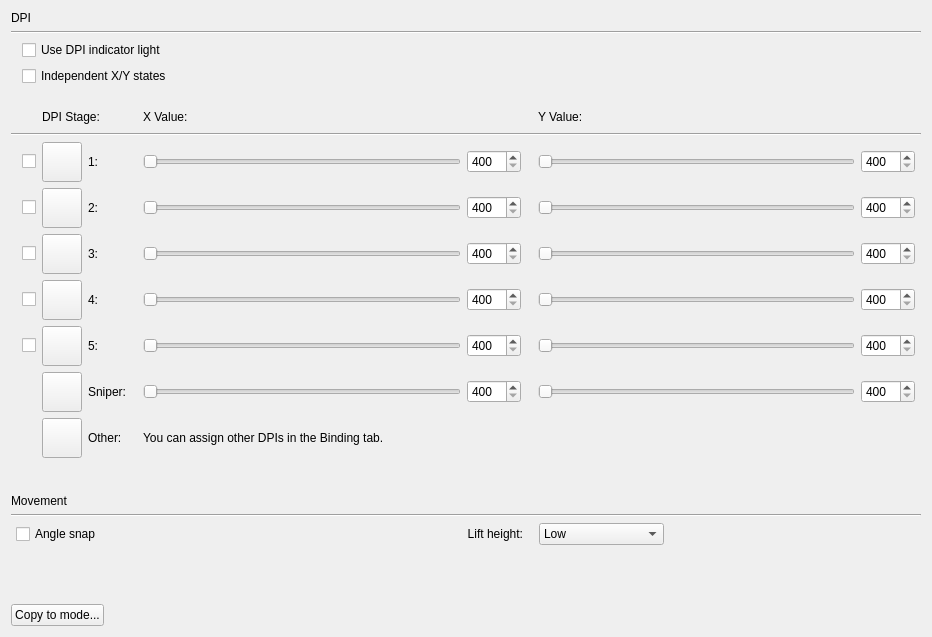
<?xml version="1.0" encoding="UTF-8"?>
<ui version="4.0">
 <class>MPerfWidget</class>
 <widget class="QWidget" name="MPerfWidget">
  <property name="geometry">
   <rect>
    <x>0</x>
    <y>0</y>
    <width>932</width>
    <height>637</height>
   </rect>
  </property>
  <property name="windowTitle">
   <string>Form</string>
  </property>
  <layout class="QVBoxLayout" name="verticalLayout">
   <item>
    <widget class="QLabel" name="label">
     <property name="text">
      <string>DPI</string>
     </property>
    </widget>
   </item>
   <item>
    <widget class="Line" name="line">
     <property name="orientation">
      <enum>Qt::Horizontal</enum>
     </property>
    </widget>
   </item>
   <item>
    <layout class="QGridLayout" name="gridLayout">
     <item row="6" column="1">
      <widget class="QCheckBox" name="eBox2">
       <property name="toolTip">
        <string>Uncheck this box to skip the stage while moving up or down.</string>
       </property>
       <property name="text">
        <string/>
       </property>
      </widget>
     </item>
     <item row="7" column="8">
      <widget class="QSlider" name="ySlider3">
       <property name="minimum">
        <number>0</number>
       </property>
       <property name="maximum">
        <number>1000</number>
       </property>
       <property name="singleStep">
        <number>10</number>
       </property>
       <property name="pageStep">
        <number>50</number>
       </property>
       <property name="value">
        <number>0</number>
       </property>
       <property name="orientation">
        <enum>Qt::Horizontal</enum>
       </property>
      </widget>
     </item>
     <item row="6" column="5">
      <widget class="QSlider" name="xSlider2">
       <property name="minimum">
        <number>0</number>
       </property>
       <property name="maximum">
        <number>1000</number>
       </property>
       <property name="singleStep">
        <number>10</number>
       </property>
       <property name="pageStep">
        <number>50</number>
       </property>
       <property name="value">
        <number>0</number>
       </property>
       <property name="orientation">
        <enum>Qt::Horizontal</enum>
       </property>
      </widget>
     </item>
     <item row="7" column="6">
      <widget class="QSpinBox" name="xBox3">
       <property name="minimum">
        <number>400</number>
       </property>
       <property name="maximum">
        <number>8500</number>
       </property>
       <property name="singleStep">
        <number>50</number>
       </property>
      </widget>
     </item>
     <item row="10" column="9">
      <widget class="QSpinBox" name="yBox0">
       <property name="minimum">
        <number>400</number>
       </property>
       <property name="maximum">
        <number>8500</number>
       </property>
       <property name="singleStep">
        <number>50</number>
       </property>
      </widget>
     </item>
     <item row="10" column="8">
      <widget class="QSlider" name="ySlider0">
       <property name="minimum">
        <number>0</number>
       </property>
       <property name="maximum">
        <number>1000</number>
       </property>
       <property name="singleStep">
        <number>10</number>
       </property>
       <property name="pageStep">
        <number>50</number>
       </property>
       <property name="value">
        <number>0</number>
       </property>
       <property name="orientation">
        <enum>Qt::Horizontal</enum>
       </property>
      </widget>
     </item>
     <item row="8" column="2">
      <widget class="ColorButton" name="iButton4">
       <property name="sizePolicy">
        <sizepolicy hsizetype="Fixed" vsizetype="Fixed">
         <horstretch>0</horstretch>
         <verstretch>0</verstretch>
        </sizepolicy>
       </property>
       <property name="minimumSize">
        <size>
         <width>0</width>
         <height>40</height>
        </size>
       </property>
       <property name="toolTip">
        <string>Tip: alt+click to set all colors at once</string>
       </property>
       <property name="text">
        <string/>
       </property>
      </widget>
     </item>
     <item row="9" column="2">
      <widget class="ColorButton" name="iButton5">
       <property name="sizePolicy">
        <sizepolicy hsizetype="Fixed" vsizetype="Fixed">
         <horstretch>0</horstretch>
         <verstretch>0</verstretch>
        </sizepolicy>
       </property>
       <property name="minimumSize">
        <size>
         <width>0</width>
         <height>40</height>
        </size>
       </property>
       <property name="toolTip">
        <string>Tip: alt+click to set all colors at once</string>
       </property>
       <property name="text">
        <string/>
       </property>
      </widget>
     </item>
     <item row="3" column="4">
      <spacer name="horizontalSpacer_4">
       <property name="orientation">
        <enum>Qt::Horizontal</enum>
       </property>
       <property name="sizeType">
        <enum>QSizePolicy::Fixed</enum>
       </property>
       <property name="sizeHint" stdset="0">
        <size>
         <width>5</width>
         <height>20</height>
        </size>
       </property>
      </spacer>
     </item>
     <item row="2" column="2">
      <spacer name="verticalSpacer_3">
       <property name="orientation">
        <enum>Qt::Vertical</enum>
       </property>
       <property name="sizeType">
        <enum>QSizePolicy::Fixed</enum>
       </property>
       <property name="sizeHint" stdset="0">
        <size>
         <width>20</width>
         <height>15</height>
        </size>
       </property>
      </spacer>
     </item>
     <item row="3" column="7">
      <spacer name="horizontalSpacer_5">
       <property name="orientation">
        <enum>Qt::Horizontal</enum>
       </property>
       <property name="sizeType">
        <enum>QSizePolicy::Fixed</enum>
       </property>
       <property name="sizeHint" stdset="0">
        <size>
         <width>5</width>
         <height>20</height>
        </size>
       </property>
      </spacer>
     </item>
     <item row="7" column="2">
      <widget class="ColorButton" name="iButton3">
       <property name="sizePolicy">
        <sizepolicy hsizetype="Fixed" vsizetype="Fixed">
         <horstretch>0</horstretch>
         <verstretch>0</verstretch>
        </sizepolicy>
       </property>
       <property name="minimumSize">
        <size>
         <width>0</width>
         <height>40</height>
        </size>
       </property>
       <property name="toolTip">
        <string>Tip: alt+click to set all colors at once</string>
       </property>
       <property name="text">
        <string/>
       </property>
      </widget>
     </item>
     <item row="3" column="5">
      <widget class="QLabel" name="label_12">
       <property name="sizePolicy">
        <sizepolicy hsizetype="Expanding" vsizetype="Preferred">
         <horstretch>0</horstretch>
         <verstretch>0</verstretch>
        </sizepolicy>
       </property>
       <property name="text">
        <string>X Value:</string>
       </property>
      </widget>
     </item>
     <item row="8" column="6">
      <widget class="QSpinBox" name="xBox4">
       <property name="minimum">
        <number>400</number>
       </property>
       <property name="maximum">
        <number>8500</number>
       </property>
       <property name="singleStep">
        <number>50</number>
       </property>
      </widget>
     </item>
     <item row="9" column="9">
      <widget class="QSpinBox" name="yBox5">
       <property name="minimum">
        <number>400</number>
       </property>
       <property name="maximum">
        <number>8500</number>
       </property>
       <property name="singleStep">
        <number>50</number>
       </property>
      </widget>
     </item>
     <item row="9" column="5">
      <widget class="QSlider" name="xSlider5">
       <property name="minimum">
        <number>0</number>
       </property>
       <property name="maximum">
        <number>1000</number>
       </property>
       <property name="singleStep">
        <number>10</number>
       </property>
       <property name="pageStep">
        <number>50</number>
       </property>
       <property name="value">
        <number>0</number>
       </property>
       <property name="orientation">
        <enum>Qt::Horizontal</enum>
       </property>
      </widget>
     </item>
     <item row="10" column="6">
      <widget class="QSpinBox" name="xBox0">
       <property name="minimum">
        <number>400</number>
       </property>
       <property name="maximum">
        <number>8500</number>
       </property>
       <property name="singleStep">
        <number>50</number>
       </property>
      </widget>
     </item>
     <item row="5" column="6">
      <widget class="QSpinBox" name="xBox1">
       <property name="sizePolicy">
        <sizepolicy hsizetype="Fixed" vsizetype="Fixed">
         <horstretch>0</horstretch>
         <verstretch>0</verstretch>
        </sizepolicy>
       </property>
       <property name="minimum">
        <number>400</number>
       </property>
       <property name="maximum">
        <number>8500</number>
       </property>
       <property name="singleStep">
        <number>50</number>
       </property>
      </widget>
     </item>
     <item row="6" column="9">
      <widget class="QSpinBox" name="yBox2">
       <property name="minimum">
        <number>400</number>
       </property>
       <property name="maximum">
        <number>8500</number>
       </property>
       <property name="singleStep">
        <number>50</number>
       </property>
      </widget>
     </item>
     <item row="7" column="9">
      <widget class="QSpinBox" name="yBox3">
       <property name="minimum">
        <number>400</number>
       </property>
       <property name="maximum">
        <number>8500</number>
       </property>
       <property name="singleStep">
        <number>50</number>
       </property>
      </widget>
     </item>
     <item row="8" column="5">
      <widget class="QSlider" name="xSlider4">
       <property name="minimum">
        <number>0</number>
       </property>
       <property name="maximum">
        <number>1000</number>
       </property>
       <property name="singleStep">
        <number>10</number>
       </property>
       <property name="pageStep">
        <number>50</number>
       </property>
       <property name="value">
        <number>0</number>
       </property>
       <property name="orientation">
        <enum>Qt::Horizontal</enum>
       </property>
      </widget>
     </item>
     <item row="10" column="5">
      <widget class="QSlider" name="xSlider0">
       <property name="minimum">
        <number>0</number>
       </property>
       <property name="maximum">
        <number>1000</number>
       </property>
       <property name="singleStep">
        <number>10</number>
       </property>
       <property name="pageStep">
        <number>50</number>
       </property>
       <property name="value">
        <number>0</number>
       </property>
       <property name="orientation">
        <enum>Qt::Horizontal</enum>
       </property>
      </widget>
     </item>
     <item row="6" column="2">
      <widget class="ColorButton" name="iButton2">
       <property name="sizePolicy">
        <sizepolicy hsizetype="Fixed" vsizetype="Fixed">
         <horstretch>0</horstretch>
         <verstretch>0</verstretch>
        </sizepolicy>
       </property>
       <property name="minimumSize">
        <size>
         <width>0</width>
         <height>40</height>
        </size>
       </property>
       <property name="toolTip">
        <string>Tip: alt+click to set all colors at once</string>
       </property>
       <property name="text">
        <string/>
       </property>
      </widget>
     </item>
     <item row="3" column="8">
      <widget class="QLabel" name="label_4">
       <property name="sizePolicy">
        <sizepolicy hsizetype="Expanding" vsizetype="Preferred">
         <horstretch>0</horstretch>
         <verstretch>0</verstretch>
        </sizepolicy>
       </property>
       <property name="text">
        <string>Y Value:</string>
       </property>
      </widget>
     </item>
     <item row="11" column="2">
      <widget class="ColorButton" name="iButtonO">
       <property name="sizePolicy">
        <sizepolicy hsizetype="Fixed" vsizetype="Fixed">
         <horstretch>0</horstretch>
         <verstretch>0</verstretch>
        </sizepolicy>
       </property>
       <property name="minimumSize">
        <size>
         <width>0</width>
         <height>40</height>
        </size>
       </property>
       <property name="toolTip">
        <string>Tip: alt+click to set all colors at once</string>
       </property>
       <property name="text">
        <string/>
       </property>
      </widget>
     </item>
     <item row="4" column="0" colspan="11">
      <widget class="Line" name="line_3">
       <property name="orientation">
        <enum>Qt::Horizontal</enum>
       </property>
      </widget>
     </item>
     <item row="6" column="8">
      <widget class="QSlider" name="ySlider2">
       <property name="minimum">
        <number>0</number>
       </property>
       <property name="maximum">
        <number>1000</number>
       </property>
       <property name="singleStep">
        <number>10</number>
       </property>
       <property name="pageStep">
        <number>50</number>
       </property>
       <property name="value">
        <number>0</number>
       </property>
       <property name="orientation">
        <enum>Qt::Horizontal</enum>
       </property>
      </widget>
     </item>
     <item row="5" column="9">
      <widget class="QSpinBox" name="yBox1">
       <property name="sizePolicy">
        <sizepolicy hsizetype="Fixed" vsizetype="Fixed">
         <horstretch>0</horstretch>
         <verstretch>0</verstretch>
        </sizepolicy>
       </property>
       <property name="minimum">
        <number>400</number>
       </property>
       <property name="maximum">
        <number>8500</number>
       </property>
       <property name="singleStep">
        <number>50</number>
       </property>
      </widget>
     </item>
     <item row="5" column="5">
      <widget class="QSlider" name="xSlider1">
       <property name="sizePolicy">
        <sizepolicy hsizetype="Expanding" vsizetype="Fixed">
         <horstretch>0</horstretch>
         <verstretch>0</verstretch>
        </sizepolicy>
       </property>
       <property name="minimum">
        <number>0</number>
       </property>
       <property name="maximum">
        <number>1000</number>
       </property>
       <property name="singleStep">
        <number>10</number>
       </property>
       <property name="pageStep">
        <number>50</number>
       </property>
       <property name="value">
        <number>0</number>
       </property>
       <property name="orientation">
        <enum>Qt::Horizontal</enum>
       </property>
      </widget>
     </item>
     <item row="6" column="6">
      <widget class="QSpinBox" name="xBox2">
       <property name="minimum">
        <number>400</number>
       </property>
       <property name="maximum">
        <number>8500</number>
       </property>
       <property name="singleStep">
        <number>50</number>
       </property>
      </widget>
     </item>
     <item row="0" column="0">
      <spacer name="horizontalSpacer">
       <property name="orientation">
        <enum>Qt::Horizontal</enum>
       </property>
       <property name="sizeType">
        <enum>QSizePolicy::Fixed</enum>
       </property>
       <property name="sizeHint" stdset="0">
        <size>
         <width>5</width>
         <height>20</height>
        </size>
       </property>
      </spacer>
     </item>
     <item row="5" column="2">
      <widget class="ColorButton" name="iButton1">
       <property name="sizePolicy">
        <sizepolicy hsizetype="Fixed" vsizetype="Fixed">
         <horstretch>0</horstretch>
         <verstretch>0</verstretch>
        </sizepolicy>
       </property>
       <property name="minimumSize">
        <size>
         <width>0</width>
         <height>40</height>
        </size>
       </property>
       <property name="toolTip">
        <string>Tip: alt+click to set all colors at once</string>
       </property>
       <property name="text">
        <string/>
       </property>
      </widget>
     </item>
     <item row="8" column="8">
      <widget class="QSlider" name="ySlider4">
       <property name="minimum">
        <number>0</number>
       </property>
       <property name="maximum">
        <number>1000</number>
       </property>
       <property name="singleStep">
        <number>10</number>
       </property>
       <property name="pageStep">
        <number>50</number>
       </property>
       <property name="value">
        <number>0</number>
       </property>
       <property name="orientation">
        <enum>Qt::Horizontal</enum>
       </property>
      </widget>
     </item>
     <item row="8" column="9">
      <widget class="QSpinBox" name="yBox4">
       <property name="minimum">
        <number>400</number>
       </property>
       <property name="maximum">
        <number>8500</number>
       </property>
       <property name="singleStep">
        <number>50</number>
       </property>
      </widget>
     </item>
     <item row="5" column="8">
      <widget class="QSlider" name="ySlider1">
       <property name="minimum">
        <number>0</number>
       </property>
       <property name="maximum">
        <number>1000</number>
       </property>
       <property name="singleStep">
        <number>10</number>
       </property>
       <property name="pageStep">
        <number>50</number>
       </property>
       <property name="value">
        <number>0</number>
       </property>
       <property name="orientation">
        <enum>Qt::Horizontal</enum>
       </property>
      </widget>
     </item>
     <item row="7" column="5">
      <widget class="QSlider" name="xSlider3">
       <property name="minimum">
        <number>0</number>
       </property>
       <property name="maximum">
        <number>1000</number>
       </property>
       <property name="singleStep">
        <number>10</number>
       </property>
       <property name="pageStep">
        <number>50</number>
       </property>
       <property name="value">
        <number>0</number>
       </property>
       <property name="orientation">
        <enum>Qt::Horizontal</enum>
       </property>
      </widget>
     </item>
     <item row="9" column="6">
      <widget class="QSpinBox" name="xBox5">
       <property name="minimum">
        <number>400</number>
       </property>
       <property name="maximum">
        <number>8500</number>
       </property>
       <property name="singleStep">
        <number>50</number>
       </property>
      </widget>
     </item>
     <item row="10" column="2">
      <widget class="ColorButton" name="iButton0">
       <property name="sizePolicy">
        <sizepolicy hsizetype="Fixed" vsizetype="Fixed">
         <horstretch>0</horstretch>
         <verstretch>0</verstretch>
        </sizepolicy>
       </property>
       <property name="minimumSize">
        <size>
         <width>0</width>
         <height>40</height>
        </size>
       </property>
       <property name="toolTip">
        <string>Tip: alt+click to set all colors at once</string>
       </property>
       <property name="text">
        <string/>
       </property>
      </widget>
     </item>
     <item row="9" column="8">
      <widget class="QSlider" name="ySlider5">
       <property name="minimum">
        <number>0</number>
       </property>
       <property name="maximum">
        <number>1000</number>
       </property>
       <property name="singleStep">
        <number>10</number>
       </property>
       <property name="pageStep">
        <number>50</number>
       </property>
       <property name="value">
        <number>0</number>
       </property>
       <property name="orientation">
        <enum>Qt::Horizontal</enum>
       </property>
      </widget>
     </item>
     <item row="11" column="5" colspan="5">
      <widget class="QLabel" name="label_3">
       <property name="text">
        <string>You can assign other DPIs in the Binding tab.</string>
       </property>
      </widget>
     </item>
     <item row="6" column="3">
      <widget class="QLabel" name="label_6">
       <property name="text">
        <string>2:</string>
       </property>
      </widget>
     </item>
     <item row="7" column="3">
      <widget class="QLabel" name="label_7">
       <property name="text">
        <string>3:</string>
       </property>
      </widget>
     </item>
     <item row="8" column="3">
      <widget class="QLabel" name="label_8">
       <property name="text">
        <string>4:</string>
       </property>
      </widget>
     </item>
     <item row="5" column="3">
      <widget class="QLabel" name="label_5">
       <property name="text">
        <string>1:</string>
       </property>
      </widget>
     </item>
     <item row="11" column="3">
      <widget class="QLabel" name="label_15">
       <property name="text">
        <string>Other:</string>
       </property>
      </widget>
     </item>
     <item row="9" column="3">
      <widget class="QLabel" name="label_13">
       <property name="text">
        <string>5:</string>
       </property>
      </widget>
     </item>
     <item row="10" column="3">
      <widget class="QLabel" name="label_14">
       <property name="text">
        <string>Sniper:</string>
       </property>
      </widget>
     </item>
     <item row="9" column="1">
      <widget class="QCheckBox" name="eBox5">
       <property name="toolTip">
        <string>Uncheck this box to skip the stage while moving up or down.</string>
       </property>
       <property name="text">
        <string/>
       </property>
      </widget>
     </item>
     <item row="8" column="1">
      <widget class="QCheckBox" name="eBox4">
       <property name="toolTip">
        <string>Uncheck this box to skip the stage while moving up or down.</string>
       </property>
       <property name="text">
        <string/>
       </property>
      </widget>
     </item>
     <item row="3" column="2" colspan="2">
      <widget class="QLabel" name="label_11">
       <property name="text">
        <string>DPI Stage:</string>
       </property>
      </widget>
     </item>
     <item row="7" column="1">
      <widget class="QCheckBox" name="eBox3">
       <property name="toolTip">
        <string>Uncheck this box to skip the stage while moving up or down.</string>
       </property>
       <property name="text">
        <string/>
       </property>
      </widget>
     </item>
     <item row="5" column="1">
      <widget class="QCheckBox" name="eBox1">
       <property name="toolTip">
        <string>Uncheck this box to skip the stage while moving up or down.</string>
       </property>
       <property name="text">
        <string/>
       </property>
      </widget>
     </item>
     <item row="0" column="1" colspan="5">
      <widget class="QCheckBox" name="indicBox">
       <property name="text">
        <string>Use DPI indicator light</string>
       </property>
      </widget>
     </item>
     <item row="1" column="1" colspan="5">
      <widget class="QCheckBox" name="xyBox">
       <property name="text">
        <string>Independent X/Y states</string>
       </property>
      </widget>
     </item>
    </layout>
   </item>
   <item>
    <spacer name="verticalSpacer">
     <property name="orientation">
      <enum>Qt::Vertical</enum>
     </property>
     <property name="sizeType">
      <enum>QSizePolicy::Fixed</enum>
     </property>
     <property name="sizeHint" stdset="0">
      <size>
       <width>20</width>
       <height>30</height>
      </size>
     </property>
    </spacer>
   </item>
   <item>
    <widget class="QLabel" name="label_2">
     <property name="text">
      <string>Movement</string>
     </property>
    </widget>
   </item>
   <item>
    <widget class="Line" name="line_2">
     <property name="orientation">
      <enum>Qt::Horizontal</enum>
     </property>
    </widget>
   </item>
   <item>
    <layout class="QGridLayout" name="gridLayout_2">
     <item row="0" column="5">
      <widget class="QWidget" name="widget_2" native="true">
       <property name="sizePolicy">
        <sizepolicy hsizetype="Expanding" vsizetype="Preferred">
         <horstretch>2</horstretch>
         <verstretch>0</verstretch>
        </sizepolicy>
       </property>
      </widget>
     </item>
     <item row="0" column="1">
      <widget class="QCheckBox" name="aSnapBox">
       <property name="sizePolicy">
        <sizepolicy hsizetype="Expanding" vsizetype="Fixed">
         <horstretch>2</horstretch>
         <verstretch>0</verstretch>
        </sizepolicy>
       </property>
       <property name="text">
        <string>Angle snap</string>
       </property>
      </widget>
     </item>
     <item row="0" column="0">
      <spacer name="horizontalSpacer_2">
       <property name="orientation">
        <enum>Qt::Horizontal</enum>
       </property>
       <property name="sizeType">
        <enum>QSizePolicy::Fixed</enum>
       </property>
       <property name="sizeHint" stdset="0">
        <size>
         <width>5</width>
         <height>20</height>
        </size>
       </property>
      </spacer>
     </item>
     <item row="0" column="3">
      <spacer name="horizontalSpacer_3">
       <property name="orientation">
        <enum>Qt::Horizontal</enum>
       </property>
       <property name="sizeType">
        <enum>QSizePolicy::Fixed</enum>
       </property>
       <property name="sizeHint" stdset="0">
        <size>
         <width>10</width>
         <height>20</height>
        </size>
       </property>
      </spacer>
     </item>
     <item row="0" column="4">
      <widget class="QComboBox" name="lHeightBox">
       <property name="sizePolicy">
        <sizepolicy hsizetype="Expanding" vsizetype="Fixed">
         <horstretch>1</horstretch>
         <verstretch>0</verstretch>
        </sizepolicy>
       </property>
       <item>
        <property name="text">
         <string>Low</string>
        </property>
       </item>
       <item>
        <property name="text">
         <string>Medium-low</string>
        </property>
       </item>
       <item>
        <property name="text">
         <string>Medium</string>
        </property>
       </item>
       <item>
        <property name="text">
         <string>Medium-high</string>
        </property>
       </item>
       <item>
        <property name="text">
         <string>High</string>
        </property>
       </item>
      </widget>
     </item>
     <item row="0" column="2">
      <widget class="QLabel" name="label_25">
       <property name="sizePolicy">
        <sizepolicy hsizetype="Expanding" vsizetype="Preferred">
         <horstretch>2</horstretch>
         <verstretch>0</verstretch>
        </sizepolicy>
       </property>
       <property name="text">
        <string>Lift height:</string>
       </property>
       <property name="alignment">
        <set>Qt::AlignRight|Qt::AlignTrailing|Qt::AlignVCenter</set>
       </property>
      </widget>
     </item>
    </layout>
   </item>
   <item>
    <spacer name="verticalSpacer_2">
     <property name="orientation">
      <enum>Qt::Vertical</enum>
     </property>
     <property name="sizeHint" stdset="0">
      <size>
       <width>20</width>
       <height>40</height>
      </size>
     </property>
    </spacer>
   </item>
   <item>
    <layout class="QHBoxLayout" name="horizontalLayout">
     <item>
      <widget class="QPushButton" name="copyButton">
       <property name="text">
        <string>Copy to mode...</string>
       </property>
      </widget>
     </item>
     <item>
      <spacer name="horizontalSpacer_6">
       <property name="orientation">
        <enum>Qt::Horizontal</enum>
       </property>
       <property name="sizeHint" stdset="0">
        <size>
         <width>40</width>
         <height>20</height>
        </size>
       </property>
      </spacer>
     </item>
    </layout>
   </item>
  </layout>
 </widget>
 <customwidgets>
  <customwidget>
   <class>ColorButton</class>
   <extends>QPushButton</extends>
   <header location="global">colorbutton.h</header>
  </customwidget>
 </customwidgets>
 <resources/>
 <connections/>
</ui>
